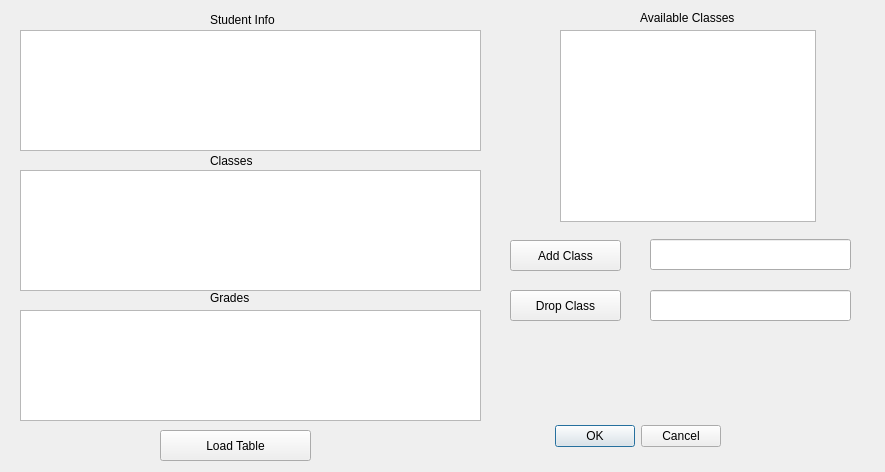
<?xml version="1.0" encoding="UTF-8"?>
<ui version="4.0">
 <class>StudentWindow</class>
 <widget class="QDialog" name="StudentWindow">
  <property name="geometry">
   <rect>
    <x>0</x>
    <y>0</y>
    <width>885</width>
    <height>472</height>
   </rect>
  </property>
  <property name="windowTitle">
   <string>Dialog</string>
  </property>
  <widget class="QDialogButtonBox" name="buttonBox">
   <property name="geometry">
    <rect>
     <x>380</x>
     <y>420</y>
     <width>341</width>
     <height>32</height>
    </rect>
   </property>
   <property name="orientation">
    <enum>Qt::Horizontal</enum>
   </property>
   <property name="standardButtons">
    <set>QDialogButtonBox::Cancel|QDialogButtonBox::Ok</set>
   </property>
  </widget>
  <widget class="QTableView" name="tableView">
   <property name="geometry">
    <rect>
     <x>20</x>
     <y>30</y>
     <width>461</width>
     <height>121</height>
    </rect>
   </property>
  </widget>
  <widget class="QPushButton" name="pushButton_LoadTable">
   <property name="geometry">
    <rect>
     <x>160</x>
     <y>430</y>
     <width>151</width>
     <height>31</height>
    </rect>
   </property>
   <property name="text">
    <string>Load Table</string>
   </property>
  </widget>
  <widget class="QTableView" name="tableView_2">
   <property name="geometry">
    <rect>
     <x>20</x>
     <y>170</y>
     <width>461</width>
     <height>121</height>
    </rect>
   </property>
  </widget>
  <widget class="QPushButton" name="pushButton_Add">
   <property name="geometry">
    <rect>
     <x>510</x>
     <y>240</y>
     <width>111</width>
     <height>31</height>
    </rect>
   </property>
   <property name="text">
    <string>Add Class</string>
   </property>
  </widget>
  <widget class="QPushButton" name="pushButton_Drop">
   <property name="geometry">
    <rect>
     <x>510</x>
     <y>290</y>
     <width>111</width>
     <height>31</height>
    </rect>
   </property>
   <property name="text">
    <string>Drop Class</string>
   </property>
  </widget>
  <widget class="QLineEdit" name="lineEdit_Add">
   <property name="geometry">
    <rect>
     <x>650</x>
     <y>239</y>
     <width>201</width>
     <height>31</height>
    </rect>
   </property>
  </widget>
  <widget class="QLineEdit" name="lineEdit_Drop">
   <property name="geometry">
    <rect>
     <x>650</x>
     <y>290</y>
     <width>201</width>
     <height>31</height>
    </rect>
   </property>
  </widget>
  <widget class="QLabel" name="label">
   <property name="geometry">
    <rect>
     <x>210</x>
     <y>140</y>
     <width>121</width>
     <height>41</height>
    </rect>
   </property>
   <property name="text">
    <string>Classes</string>
   </property>
  </widget>
  <widget class="QTableView" name="tableView_3">
   <property name="geometry">
    <rect>
     <x>560</x>
     <y>30</y>
     <width>256</width>
     <height>192</height>
    </rect>
   </property>
  </widget>
  <widget class="QLabel" name="label_2">
   <property name="geometry">
    <rect>
     <x>210</x>
     <y>10</y>
     <width>141</width>
     <height>20</height>
    </rect>
   </property>
   <property name="text">
    <string>Student Info</string>
   </property>
  </widget>
  <widget class="QLabel" name="label_3">
   <property name="geometry">
    <rect>
     <x>640</x>
     <y>10</y>
     <width>111</width>
     <height>16</height>
    </rect>
   </property>
   <property name="text">
    <string>Available Classes</string>
   </property>
  </widget>
  <widget class="QTableView" name="tableView_4">
   <property name="geometry">
    <rect>
     <x>20</x>
     <y>310</y>
     <width>461</width>
     <height>111</height>
    </rect>
   </property>
  </widget>
  <widget class="QLabel" name="label_4">
   <property name="geometry">
    <rect>
     <x>210</x>
     <y>290</y>
     <width>91</width>
     <height>16</height>
    </rect>
   </property>
   <property name="text">
    <string>Grades</string>
   </property>
  </widget>
 </widget>
 <resources/>
 <connections>
  <connection>
   <sender>buttonBox</sender>
   <signal>accepted()</signal>
   <receiver>StudentWindow</receiver>
   <slot>accept()</slot>
   <hints>
    <hint type="sourcelabel">
     <x>248</x>
     <y>254</y>
    </hint>
    <hint type="destinationlabel">
     <x>157</x>
     <y>274</y>
    </hint>
   </hints>
  </connection>
  <connection>
   <sender>buttonBox</sender>
   <signal>rejected()</signal>
   <receiver>StudentWindow</receiver>
   <slot>reject()</slot>
   <hints>
    <hint type="sourcelabel">
     <x>316</x>
     <y>260</y>
    </hint>
    <hint type="destinationlabel">
     <x>286</x>
     <y>274</y>
    </hint>
   </hints>
  </connection>
 </connections>
</ui>
